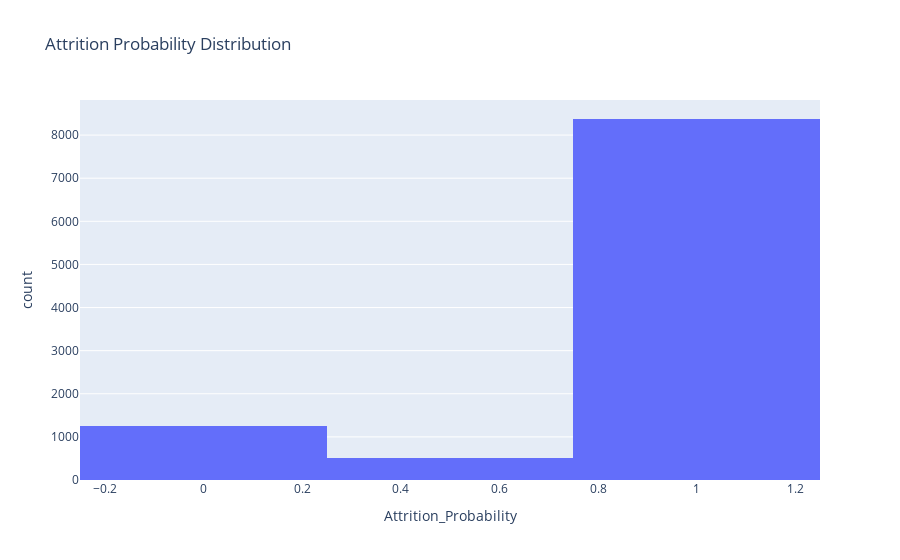

The code cell stored with this chart in its notebook:
### Code cell
# Histogram of attrition probability
fig = px.histogram(data_new, x='Attrition_Probability', title='Attrition Probability Distribution', nbins=5)
fig.show()

### Figure 1 — Plotly figure (JSON) as saved in the notebook; plotly's stock layout.template omitted (floating-point values rounded to 4 significant figures; data arrays with more than 128 entries replaced by an {"elided": "..."} marker saying what was removed)
{"data": [{"alignmentgroup": "True", "bingroup": "x", "hovertemplate": "Attrition_Probability=%{x}<br>count=%{y}<extra></extra>", "legendgroup": "", "marker": {"color": "#636efa", "pattern": {"shape": ""}}, "name": "", "nbinsx": 5, "offsetgroup": "", "orientation": "v", "showlegend": false, "type": "histogram", "x": {"elided": "10127 float values"}, "xaxis": "x", "yaxis": "y"}], "layout": {"barmode": "relative", "legend": {"tracegroupgap": 0}, "title": {"text": "Attrition Probability Distribution"}, "xaxis": {"anchor": "y", "domain": [0, 1], "title": {"text": "Attrition_Probability"}}, "yaxis": {"anchor": "x", "domain": [0, 1], "title": {"text": "count"}}}}
